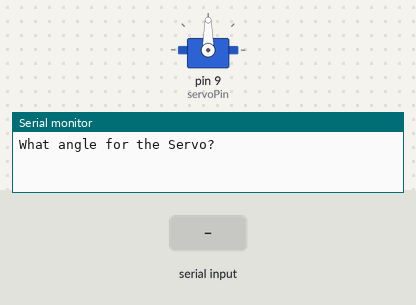
Bench run of a sketch on a simulated Arduino Uno, built with avr-gcc and run on an emulated ATmega328P. Shown: servo, the last lines printed to the serial monitor. The inputs (shaded band) are chosen by the test bench.

Above: at 1.2 s.
1.3 s: "30,150\n" received over Serial
At 2.8 s:
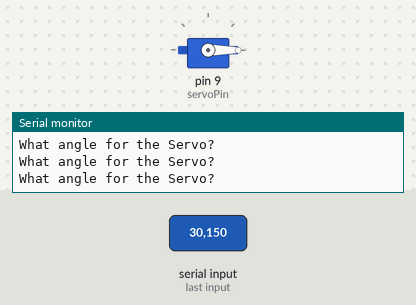
3.8 s: "90,45\n" received over Serial
At 4.6 s:
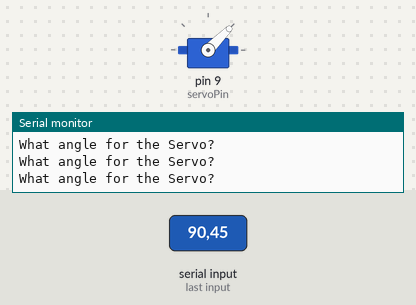
6.3 s: "200\n" received over Serial
At 7.0 s:
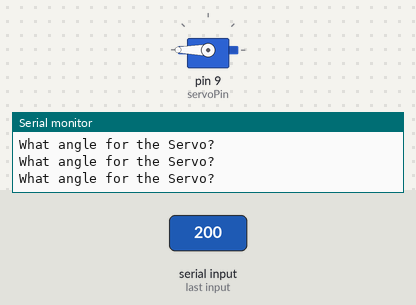
Timing chart, 0 to 9.3 s (numbered marks = the images above; inputs shaded):
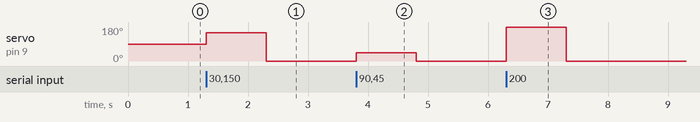

Measured:
- after the input at 1.3 s, servo on pin 9 (servoPin): 90° → 150° at once, → 0° 1.0 s later
- after the input at 3.8 s, servo on pin 9 (servoPin): 0° → 45° at once, → 0° 1.0 s later
- after the input at 6.3 s, servo on pin 9 (servoPin): 0° → 180° at once, → 0° 1.0 s later

The sketch:

ServoIntro.ino
```cpp
#include <Servo.h>
int servoPin=9;
int servoPosition=0;
Servo myServo;


void setup() {
  // put your setup code here, to run once:
  Serial.begin(9600);
  myServo.attach(servoPin);

}

void loop() {
  // put your main code here, to run repeatedly:
  Serial.println("What angle for the Servo? ");
  while (Serial.available()==0){}
  servoPosition = Serial.parseInt();
  myServo.write(servoPosition);


}
```
